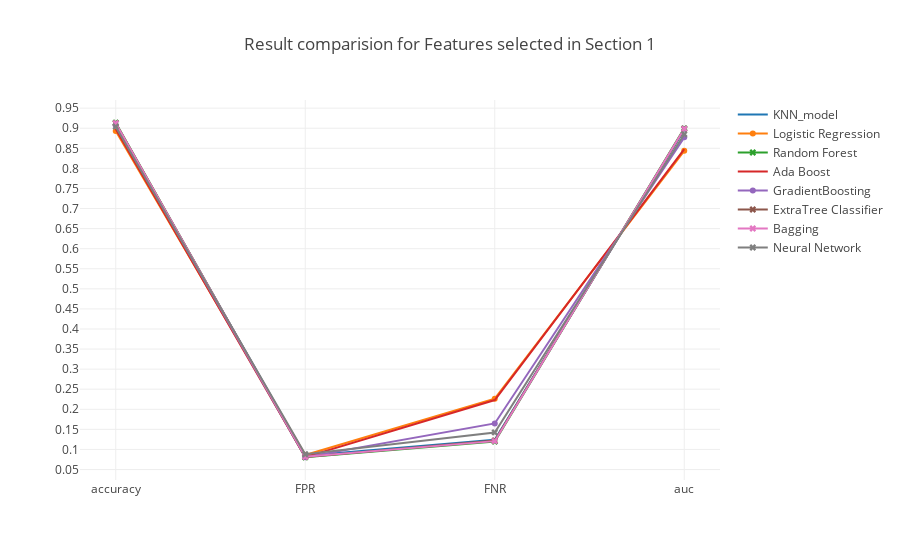

Notebook cell for this chart:
### Markdown cell above
### <a id='1.A' style="text-decoration : none; color : #000000;"> A Results</a>

### Code cell
trace0 = go.Scatter(x=table_80_50_test.iloc[0].index.values[[0,5,6,7]],
                    y=table_80_50_test.iloc[0].values[[0,5,6,7]],
                    mode = 'lines',
                    name = 'KNN_model')

trace1 = go.Scatter(x=table_80_50_test.iloc[1].index.values[[0,5,6,7]],
                    y=table_80_50_test.iloc[1].values[[0,5,6,7]],
                    mode = 'lines+markers',
                    name = 'Logistic Regression')

trace2 = go.Scatter(x=table_80_50_test.iloc[2].index.values[[0,5,6,7]],
                    y=table_80_50_test.iloc[2].values[[0,5,6,7]],
                    mode = 'lines+markers',marker=dict(symbol='x'),
                    name = 'Random Forest')


trace3 = go.Scatter(x=table_80_50_test.iloc[3].index.values[[0,5,6,7]],
                    y=table_80_50_test.iloc[3].values[[0,5,6,7]],
                    mode = 'lines',
                    name = 'Ada Boost')

trace4 = go.Scatter(x=table_80_50_test.iloc[4].index.values[[0,5,6,7]],
                    y=table_80_50_test.iloc[4].values[[0,5,6,7]],
                    mode = 'lines+markers',
                    name = 'GradientBoosting')

trace5 = go.Scatter(x=table_80_50_test.iloc[5].index.values[[0,5,6,7]],
                    y=table_80_50_test.iloc[5].values[[0,5,6,7]],
                    mode = 'lines+markers',marker=dict(symbol='x'),
                    name = 'ExtraTree Classifier')

trace6 = go.Scatter(x=table_80_50_test.iloc[6].index.values[[0,5,6,7]],
                    y=table_80_50_test.iloc[6].values[[0,5,6,7]],
                    mode = 'lines+markers',marker=dict(symbol='x'),
                    name = 'Bagging')

trace7 = go.Scatter(x=table_80_50_test.iloc[7].index.values[[0,5,6,7]],
                    y=table_80_50_test.iloc[7].values[[0,5,6,7]],
                    mode = 'lines+markers',marker=dict(symbol='x'),
                    name = 'Neural Network')



data = [trace0, trace1, trace2, trace3, trace4, trace5, trace6, trace7]
layout = go.Layout(yaxis=dict(tick0=0,dtick=0.05),title='Result comparision for Features selected in Section 1')
fig = go.Figure(data=data, layout=layout)

iplot(fig, filename='Result')

### Figure 1 — Plotly figure (JSON) as saved in the notebook; plotly's stock layout.template omitted (floating-point values rounded to 4 significant figures)
{"data": [{"mode": "lines", "name": "KNN_model", "type": "scatter", "uid": "5aeeb6d2-40df-43fb-898b-75b4bd360ebc", "x": ["accuracy", "FPR", "FNR", "auc"], "y": [0.9097, 0.08444, 0.124, 0.8958]}, {"mode": "lines+markers", "name": "Logistic Regression", "type": "scatter", "uid": "532ca4ca-d180-4332-891d-b890f5e8322a", "x": ["accuracy", "FPR", "FNR", "auc"], "y": [0.8931, 0.08617, 0.2263, 0.8438]}, {"marker": {"symbol": "x"}, "mode": "lines+markers", "name": "Random Forest", "type": "scatter", "uid": "3b5bb1c1-9f7a-49c1-ad4d-f59689e3f715", "x": ["accuracy", "FPR", "FNR", "auc"], "y": [0.9137, 0.08055, 0.1198, 0.8998]}, {"mode": "lines", "name": "Ada Boost", "type": "scatter", "uid": "09054db2-4124-45d0-8192-a3733804e1e2", "x": ["accuracy", "FPR", "FNR", "auc"], "y": [0.8982, 0.08084, 0.223, 0.8481]}, {"mode": "lines+markers", "name": "GradientBoosting", "type": "scatter", "uid": "e10f4edd-b24e-4ed0-95ab-892b147744ae", "x": ["accuracy", "FPR", "FNR", "auc"], "y": [0.9069, 0.08069, 0.1647, 0.8773]}, {"marker": {"symbol": "x"}, "mode": "lines+markers", "name": "ExtraTree Classifier", "type": "scatter", "uid": "89c69e01-d5b1-439a-a233-07c62fe9b998", "x": ["accuracy", "FPR", "FNR", "auc"], "y": [0.9126, 0.08141, 0.1223, 0.8981]}, {"marker": {"symbol": "x"}, "mode": "lines+markers", "name": "Bagging", "type": "scatter", "uid": "1ff3ddba-5a3c-425f-86e9-300b6c06ac1a", "x": ["accuracy", "FPR", "FNR", "auc"], "y": [0.9126, 0.0817, 0.1206, 0.8988]}, {"marker": {"symbol": "x"}, "mode": "lines+markers", "name": "Neural Network", "type": "scatter", "uid": "03d15644-6ca7-4fee-a56d-47674a5c38e9", "x": ["accuracy", "FPR", "FNR", "auc"], "y": [0.904, 0.08804, 0.1423, 0.8848]}], "layout": {"title": "Result comparision for Features selected in Section 1", "yaxis": {"dtick": 0.05, "tick0": 0}}}
